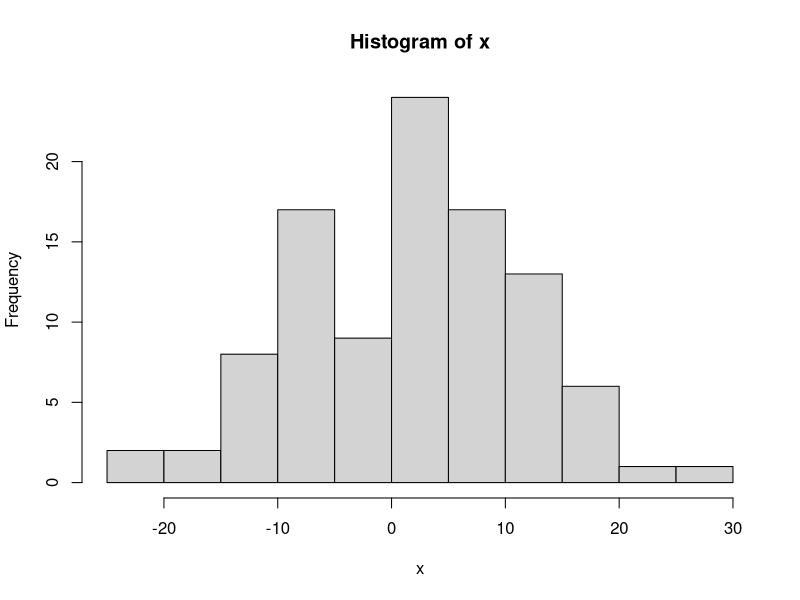

Recreate this plot in R.
# Lecture 6_3-4
# Estimate a 95% confidence interval

set.seed(630829)
# Generate 
x<-rnorm(100,1,10) #N = 100, X~N(1,10)
# Compute lower bound with (Prop 6.3.2)
q <- 0.95
z <- qnorm((1+0.95)/2)
t1 <- mean(x) - z*sd(x)/sqrt(100)
t2 <- mean(x) + z*sd(x)/sqrt(100)
mean(x)
print(c(t1,t2))

hist(x)



# Bootsstrap
br <- 999 # Bootsstrap replicates, it's easier to get 97.5 quantile with 999
mean_boot <- NULL
for(i in 1:br) {
  x_boot<-sample(x,100,replace=TRUE)
  mean_boot <- c(mean_boot,mean(x_boot))
}


print(c(mean(mean_boot),sd(mean_boot)))
# 1. Classic approach
# 1.96 is 95% quantile
t1_a<-mean(mean_boot)-1.96*sd(mean_boot)
t2_a<-mean(mean_boot)+1.96*sd(mean_boot)
print(c(t1_a,t2_a))
# 2. Bootstrap approach
quantile(mean_boot, probs=c(0.025,0.975))


# We conduct an illustration with R large if the confidence interval is 
# covering the real_mean
cover <- c()
R <- 10^4
# progress bar 
pb = txtProgressBar(min = 0, max = R, initial = 0) 
for (i in 1:R){
  setTxtProgressBar(pb,i)
  real_mean <- 1
  x<- rnorm(100,real_mean,10)
  t1 <- mean(x) - z*sd(x)/sqrt(100)
  t2 <- mean(x) + z*sd(x)/sqrt(100)
  if(t1<real_mean&t2>real_mean){
    cover <- c(cover,1)
  } else {
    cover <- c(cover,0)
  }
  
}
close(pb)
mean(cover)


